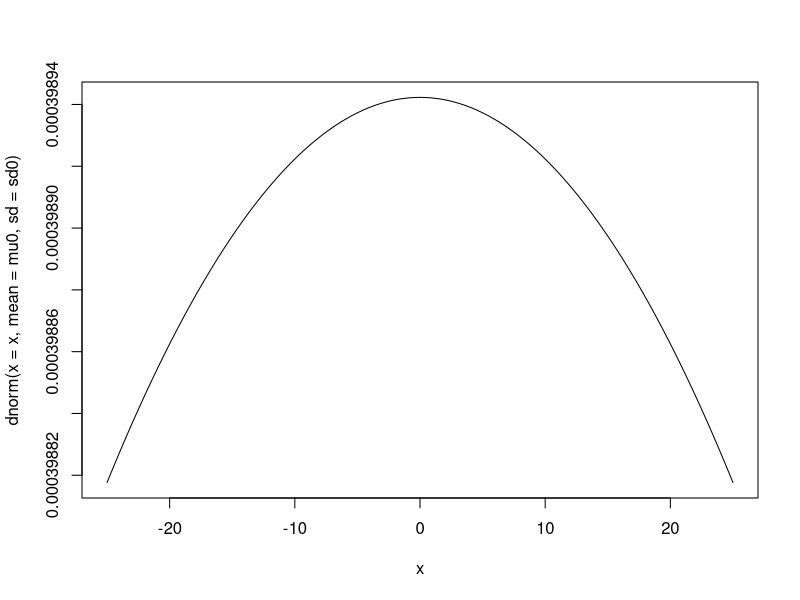
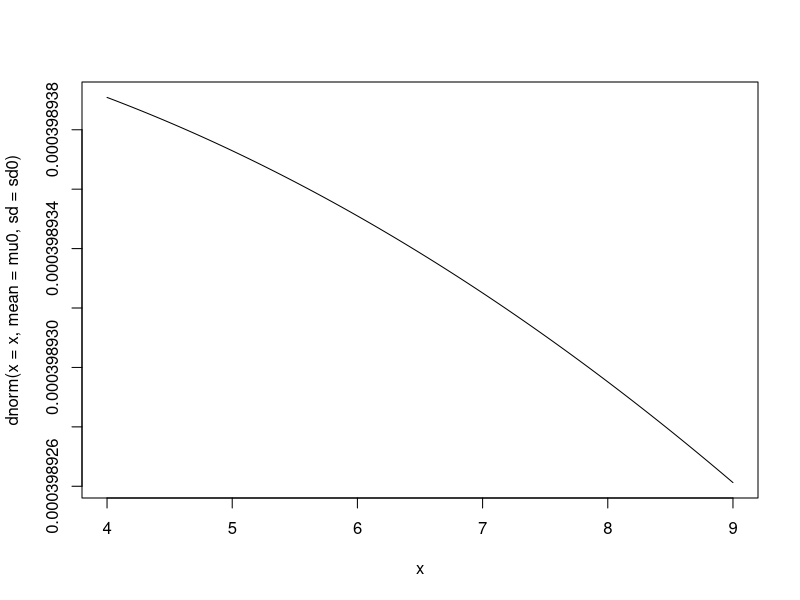
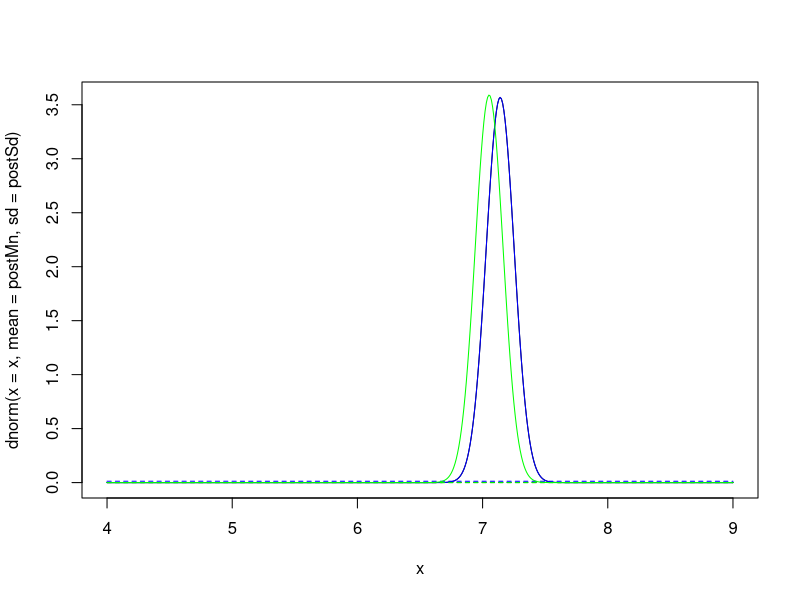
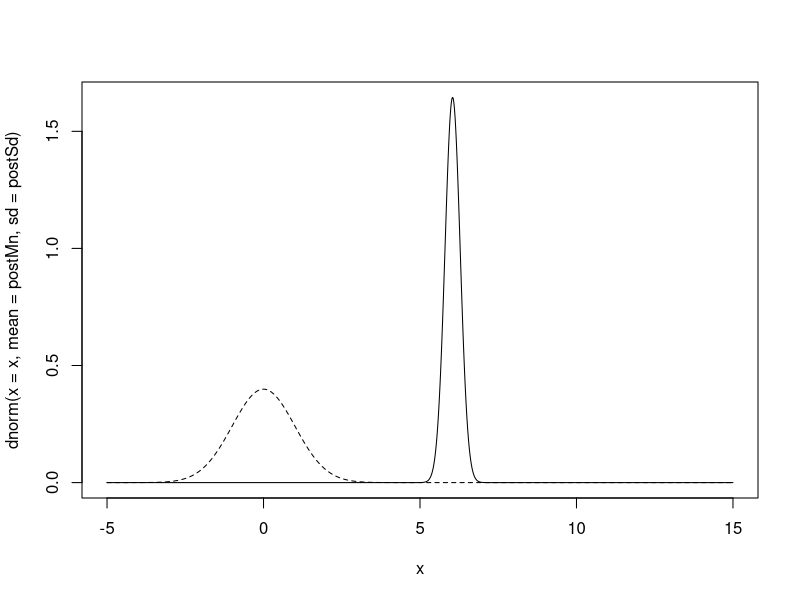
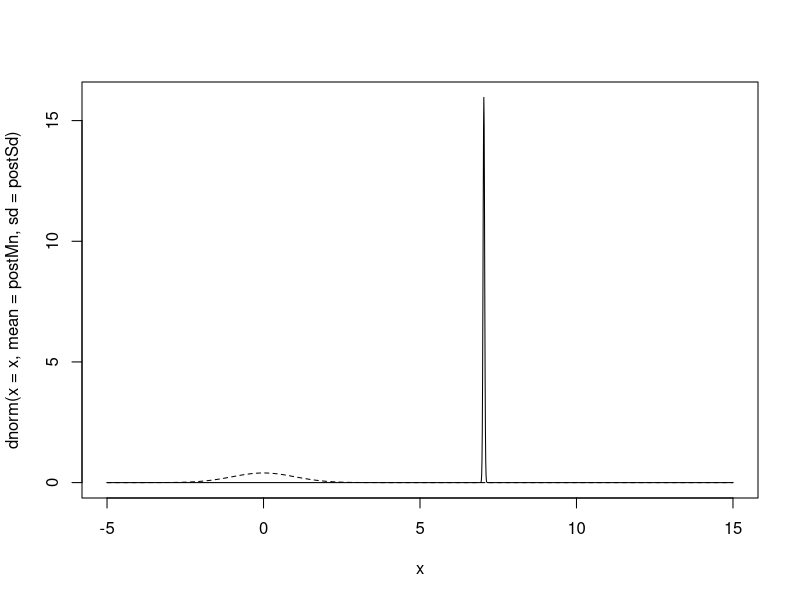
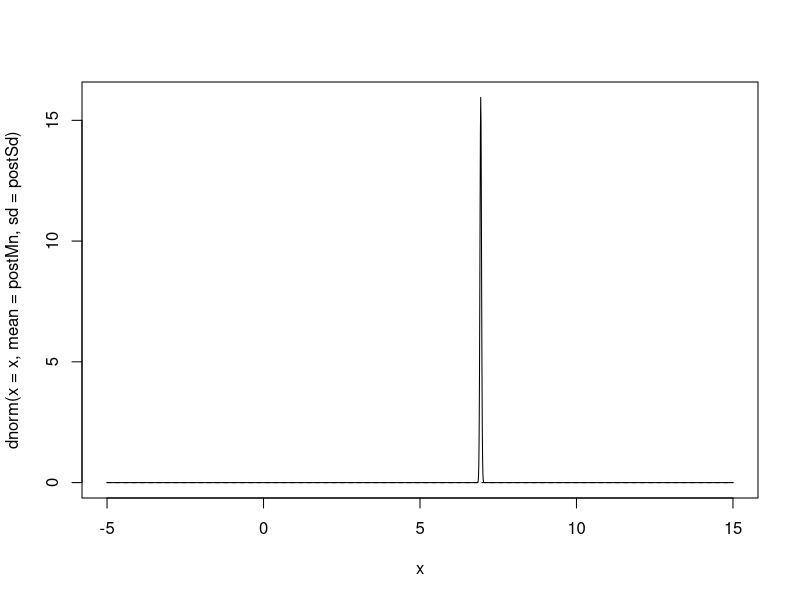

Source code (R) for these figures, in order:
## lets set the true mean to 7 and s.d. to 1
mu<-7
sigma<-0.5
tau<-1/(sigma^2) ## precision 1/(sigma^2)

## now lets draw 20 random deviates
N<-20
y<-rnorm(n=N,mean=mu,sd=sigma)

## now lets visualize the posterior for mu (assume tau is known) with different normal priors
ybar<-mean(y)

mu0<-0
tau0<-1e-6
sd0<-sqrt(1/tau0)

## plot prior on two different scales
x<-seq(-25,25,0.1)
plot(x,dnorm(x=x,mean=mu0,sd=sd0),type='l')

x<-seq(4,9,0.01)
plot(x,dnorm(x=x,mean=mu0,sd=sd0),type='l')

## calculate posterior
postMn<-(N*tau*ybar + tau0*mu0)/(N*tau + tau0)
postPrec<-N*tau + tau0
postSd<-sqrt(1/postPrec)

## plot posterior and prior
x<-seq(4,9,0.01)
plot(x,dnorm(x=x,mean=postMn,sd=postSd),type='l')
lines(x,dnorm(x=x,mean=mu0,sd=sd0),lty=2)

## repeat with alternative priors, and add to the plot
tau0<-1e-3
sd0<-sqrt(1/tau0)

postMn<-(N*tau*ybar + tau0*mu0)/(N*tau + tau0)
postPrec<-N*tau + tau0
postSd<-sqrt(1/postPrec)

lines(x,dnorm(x=x,mean=postMn,sd=postSd),col="blue")
lines(x,dnorm(x=x,mean=mu0,sd=sd0),col="blue",lty=2)

tau0<-1
sd0<-sqrt(1/tau0)

postMn<-(N*tau*ybar + tau0*mu0)/(N*tau + tau0)
postPrec<-N*tau + tau0
postSd<-sqrt(1/postPrec)

lines(x,dnorm(x=x,mean=postMn,sd=postSd),col="green")
lines(x,dnorm(x=x,mean=mu0,sd=sd0),col="green",lty=2)

## now lets see what happens with very little data
N<-4
y<-rnorm(n=N,mean=mu,sd=sigma)
ybar<-mean(y)

mu0<-0
tau0<-1
sd0<-sqrt(1/tau0)

postMn<-(N*tau*ybar + tau0*mu0)/(N*tau + tau0)
postPrec<-N*tau + tau0
postSd<-sqrt(1/postPrec)

x<-seq(-5,15,0.01)
plot(x,dnorm(x=x,mean=postMn,sd=postSd),type='l')
lines(x,dnorm(x=x,mean=mu0,sd=sd0),lty=2)

## compare prior, sample, and posterior mean
mu0
ybar
postMn

## repeate N=400
N<-400
y<-rnorm(n=N,mean=mu,sd=sigma)
ybar<-mean(y)

mu0<-0
tau0<-1
sd0<-sqrt(1/tau0)

postMn<-(N*tau*ybar + tau0*mu0)/(N*tau + tau0)
postPrec<-N*tau + tau0
postSd<-sqrt(1/postPrec)

x<-seq(-5,15,0.01)
plot(x,dnorm(x=x,mean=postMn,sd=postSd),type='l')
lines(x,dnorm(x=x,mean=mu0,sd=sd0),lty=2)

## compare prior, sample, and posterior mean
mu0
ybar
postMn

## do it one more time with tau0 = 1e-6

N<-400
y<-rnorm(n=N,mean=mu,sd=sigma)
ybar<-mean(y)

mu0<-0
tau0<-1e-6
sd0<-sqrt(1/tau0)

postMn<-(N*tau*ybar + tau0*mu0)/(N*tau + tau0)
postPrec<-N*tau + tau0
postSd<-sqrt(1/postPrec)

x<-seq(-5,15,0.01)
plot(x,dnorm(x=x,mean=postMn,sd=postSd),type='l')
lines(x,dnorm(x=x,mean=mu0,sd=sd0),lty=2)

## compare prior, sample, and posterior mean
mu0
ybar
postMn
